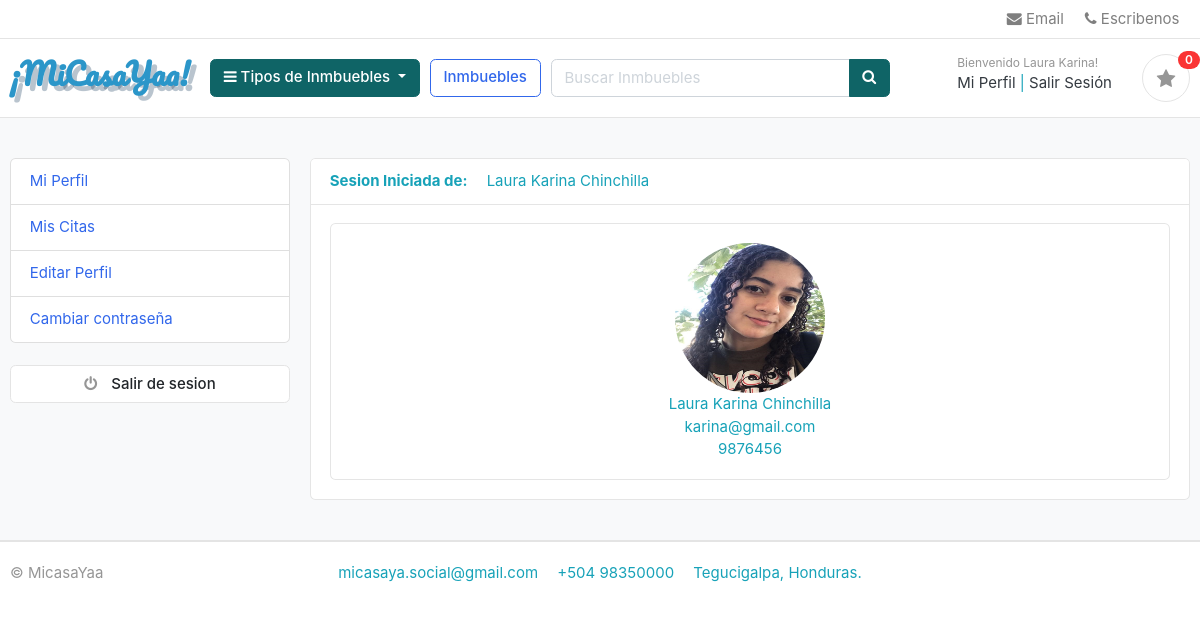
Screenshot of /accounts/dashboard/ (signed in) with the database file from the repository.
### accounts/models.py (models this page shows, shortened)
class Account(AbstractBaseUser):
    first_name = models.CharField(max_length = 50)
    last_name = models.CharField(max_length = 50)
    username = models.CharField(max_length = 50, unique=True)
    email = models.CharField(max_length = 100, unique = True)
    phone_nomber = models.CharField(max_length = 50)
    date_joined = models.DateTimeField(auto_now_add=True)
    last_joined = models.DateTimeField(auto_now_add=True)
    is_admin = models.BooleanField(default = False)
    is_staff = models.BooleanField(default = False)
    is_active = models.BooleanField(default = False)
    is_superadmin = models.BooleanField(default = False)
    USERNAME_FIELD = 'email'
    REQUIRED_FIELDS = ['username','first_name', 'last_name']
    objects = MyAccountManager()
    def full_name(self):
        return f'{self.first_name} {self.last_name}'

class UserProfile(models.Model):
    user = models.OneToOneField(Account, on_delete = models.CASCADE)
    address_line_1 = models.CharField(blank=True, max_length=100)
    address_line_2 = models.CharField(blank=True, max_length=100)
    profile_picture = models.ImageField(blank=True, upload_to='userprofile')
    city = models.CharField(blank=True, max_length=20)
    state = models.CharField(blank=True, max_length=20)
    country = models.CharField(blank=True, max_length=20)

### accounts/views.py (the view)
# urls.py: path('dashboard/', views.dashboard, name='dashboard'),
@login_required(login_url='login')
def dashboard(request):
    userprofile = UserProfile.objects.get(user_id=request.user.id)
    context = {
        'userprofile':userprofile,
    }
    return render(request, 'accounts/dashboard.html', context)

### category/context_processors.py (called while the page is built)
def menu_links(request):
    links = Category.objects.all()
    return dict(links=links)

### category/models.py (called while the page is built)
    def get_url(self):
        return reverse('products_by_category', args=[self.slug])

### favorites/context_processors.py (called while the page is built)
def counter(request):
    favorite_count = 0
    try:
        favorite = Favorite.objects.filter(favorite_id=_favorite_id(request))
        if request.user.is_authenticated:
            favorite_items = FavoriteItem.objects.all().filter(user=request.user)
        else:
            favorite_items = FavoriteItem.objects.all().filter(favorite=favorite[:1])
        for favorite_item in favorite_items:
            favorite_count += favorite_item.quantity
    except Favorite.DoesNotExist:
        favorite_count = 0
    return dict(favorite_count=favorite_count)

### favorites/views.py (called while the page is built)
def _favorite_id(request):
    favorite = request.session.session_key
    if not favorite:
        favorite = request.session.create()
    return favorite

### templates/accounts/dashboard.html (shortened to what this page needs)
{% extends 'base.html' %}
{% block content %}
<section class="section-conten padding-y bg">
    <div class="container">
        <div class="row">
        {% include 'includes/dashboard_sidebar.html' %}
        <main class="col-md-9">
            <article class="card">
            <header class="card-header">
              <strong class="d-inline-block mr-3">Sesion Iniciada de: </strong>
                <span>{{ user.full_name }}</span>
            </header>
            <div class="card-body">
              <div class="row">
                <div class="col-md-12">
                  <div class="card" style="text-align:center;">
                    <div class="card-body">
                        <img src="{{ userprofile.profile_picture.url }}" width="150", height="150" style="border-radius:50%">
                          <p class="mb-0">{{user.full_name}}</p>
                          <p class="mb-0">{{user.email}}</p>
                          <p >{{ user.phone_nomber }}</p>
                    </div>
                  </div>
                </div>
              </div>
            </div>
            </article>
        </main>
    </div>
    </div>
    </section>
{% endblock %}

### templates/includes/navbar.html (shortened to what this page needs)
{% load static %}
  <header class="section-header">
  <nav class="navbar p-md-0 navbar-expand-sm navbar-light border-bottom">
  <div class="container">
    <div class="collapse navbar-collapse" id="navbarTop4">
      <ul class="navbar-nav">
  		<li><a href="mailto:<nowiki> micasaya.social@gmail.com" class="nav-link"> <i class="fa fa-envelope"></i> Email </a></li>
  		<li><a href="https://chatwith.io/s/micasayaa" class="nav-link"> <i class="fa fa-phone"></i> Escribenos </a></li>
  	 </ul>
    </div>
  </div>
  </nav>
  <section class="header-main border-bottom">
  	<div class="container">
  <div class="row align-items-center">
  	<div class="col-lg-2 col-md-3 col-6">
  		<a href="{% url 'home' %}" class="brand-wrap">
        <h2 style=" color: #2b96c9; font-family: 'Pacifico', cursive; text-shadow: 5px 5px #173C5D4D;"> ¡MiCasaYaa!</h2>
  		</a>
  	</div>
  	<div class="col-lg col-sm col-md col-6 flex-grow-0">
  		<div class="category-wrap dropdown d-inline-block float-right">
  			<button type="button" class="btn btn-primary dropdown-toggle" data-toggle="dropdown">
  				<i class="fa fa-bars"></i> Tipos de Inmbuebles
  			</button>
  		</div>
  	</div>
  	<a href="{% url 'store' %}" class="btn btn-outline-primary">Inmbuebles</a>
  	<div class="col-lg  col-md-6 col-sm-12 col">
      <form action="{% url 'search' %}" class="search">
  			<div class="input-group w-100">
  			    <input type="text" class="form-control" style="width:60%;" placeholder="Buscar Inmbuebles" name="keyword">
  			    <div class="input-group-append">
  			      <button class="btn btn-primary" type="submit">
  			        <i class="fa fa-search"></i>
  			      </button>
  			    </div>
  		    </div>
  		</form>
  	</div>
  	<div class="col-lg-3 col-sm-6 col-8 order-2 order-lg-3">
  				<div class="d-flex justify-content-end mb-3 mb-lg-0">
            {% if user.id is None %}
          	<div class="widget-header">
  						<small class="title text-muted">Bienvenido visitante!</small>
  						<div>
  							<a href="{% url 'login' %}">Iniciar Sesión</a> <span class="dark-transp"> | </span>
  							<a href="{% url 'register' %}"> Registrar</a>
  						</div>
  					</div>
              {% else %}
              <div class="widget-header">
                <small class="title text-muted">Bienvenido {{ user.first_name }}!</small>
    						<div>
    							<a href="{% url 'dashboard' %}">Mi Perfil</a> <span class="dark-transp"> | </span>
    							<a href="{% url 'logout' %}"> Salir Sesión</a>
    						</div>
  					</div>
              {% endif %}
  					<a href="{% url 'favorite' %}" class="widget-header pl-3 ml-3">
  						<div class="icon icon-sm rounded-circle border"><i class="fa fa-star"></i></div>
  						<span class="badge badge-pill badge-danger notify">{{ favorite_count }}</span>
  					</a>
  				</div>
  			</div>
  </div>
  	</div>
  </section>
  </header>

### static/css/ui.css (style rules this page uses)
html { font-family: "Inter", sans-serif; font-size: 15px; }
.icon-xs, .icon-sm, .icon-md, .icon-lg { display: inline-block; text-align: center; flex-shrink: 0; flex-grow: 0; }
.icon-sm { width: 48px; height: 48px; line-height: 48px !important; font-size: 20px; }
.padding-y { padding-top: 40px; padding-bottom: 40px; }
article:after, .form-group:after { display: block; clear: both; content: ""; }
.bg { background-color: #f8f9fa; }
p:last-child { margin-bottom: 0; }
.header-main { position: relative; padding-top: 1rem; padding-bottom: 1rem; }
.widget-header { display: inline-block; vertical-align: middle; position: relative; }
.widget-header a { color: #343a40; }
.widget-header i { color: #969696; }
.widget-header .title { display: block; }
.widget-header .notify { position: absolute; top: -3px; right: -10px; }
.notify { position: absolute; top: -4px; right: -10px; display: inline-block; padding: 0.25em 0.6em; font-size: 12px; line-height: 1; text-align: center; border-radius: 3rem; color: #fff; background-color: #fa3434; }

### rows the page displays
Account: first_name "Laura Karina", full_name "Laura Karina Chinchilla", email "karina@gmail.com", phone_nomber "9876456"
UserProfile: profile_picture (picture)

### other values shown
{{ favorite_count }} "0"
